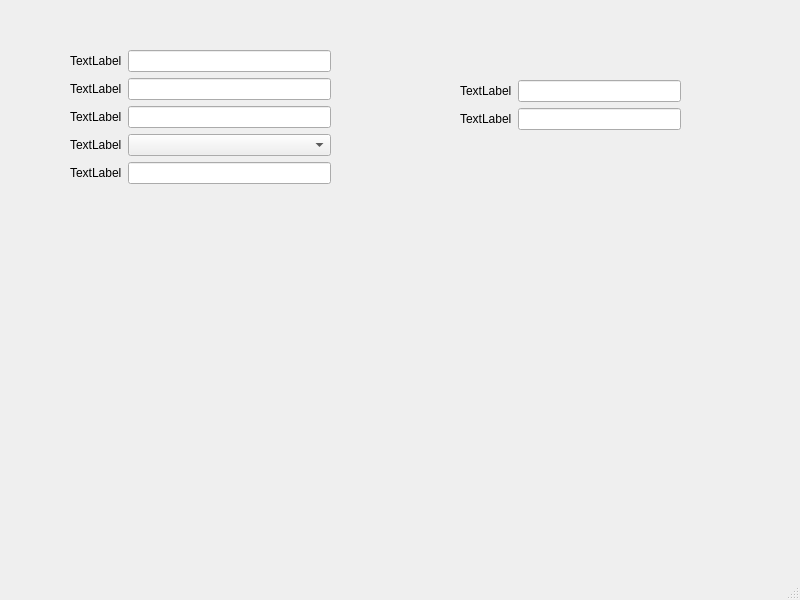
<?xml version="1.0" encoding="UTF-8"?>
<ui version="4.0">
 <class>MainWindow</class>
 <widget class="QMainWindow" name="MainWindow">
  <property name="geometry">
   <rect>
    <x>0</x>
    <y>0</y>
    <width>800</width>
    <height>600</height>
   </rect>
  </property>
  <property name="windowTitle">
   <string>MainWindow</string>
  </property>
  <widget class="QWidget" name="centralwidget">
   <widget class="QWidget" name="">
    <property name="geometry">
     <rect>
      <x>70</x>
      <y>50</y>
      <width>261</width>
      <height>161</height>
     </rect>
    </property>
    <layout class="QFormLayout" name="formLayout">
     <item row="0" column="1">
      <widget class="QLineEdit" name="lineEdit"/>
     </item>
     <item row="0" column="0">
      <widget class="QLabel" name="label_5">
       <property name="text">
        <string>TextLabel</string>
       </property>
      </widget>
     </item>
     <item row="1" column="0">
      <widget class="QLabel" name="label">
       <property name="text">
        <string>TextLabel</string>
       </property>
      </widget>
     </item>
     <item row="1" column="1">
      <widget class="QLineEdit" name="lineEdit_3"/>
     </item>
     <item row="2" column="1">
      <widget class="QLineEdit" name="lineEdit_2"/>
     </item>
     <item row="3" column="1">
      <widget class="QComboBox" name="comboBox"/>
     </item>
     <item row="4" column="1">
      <widget class="QLineEdit" name="lineEdit_4"/>
     </item>
     <item row="2" column="0">
      <widget class="QLabel" name="label_3">
       <property name="text">
        <string>TextLabel</string>
       </property>
      </widget>
     </item>
     <item row="3" column="0">
      <widget class="QLabel" name="label_4">
       <property name="text">
        <string>TextLabel</string>
       </property>
      </widget>
     </item>
     <item row="4" column="0">
      <widget class="QLabel" name="label_2">
       <property name="text">
        <string>TextLabel</string>
       </property>
      </widget>
     </item>
    </layout>
   </widget>
   <widget class="QWidget" name="formLayoutWidget">
    <property name="geometry">
     <rect>
      <x>460</x>
      <y>80</y>
      <width>221</width>
      <height>171</height>
     </rect>
    </property>
    <layout class="QFormLayout" name="formLayout_2">
     <item row="0" column="0">
      <widget class="QLabel" name="label_6">
       <property name="text">
        <string>TextLabel</string>
       </property>
      </widget>
     </item>
     <item row="0" column="1">
      <widget class="QLineEdit" name="lineEdit_5"/>
     </item>
     <item row="1" column="0">
      <widget class="QLabel" name="label_7">
       <property name="text">
        <string>TextLabel</string>
       </property>
      </widget>
     </item>
     <item row="1" column="1">
      <widget class="QLineEdit" name="lineEdit_6"/>
     </item>
    </layout>
   </widget>
  </widget>
  <widget class="QMenuBar" name="menubar">
   <property name="geometry">
    <rect>
     <x>0</x>
     <y>0</y>
     <width>800</width>
     <height>26</height>
    </rect>
   </property>
  </widget>
  <widget class="QStatusBar" name="statusbar"/>
 </widget>
 <resources/>
 <connections/>
</ui>
